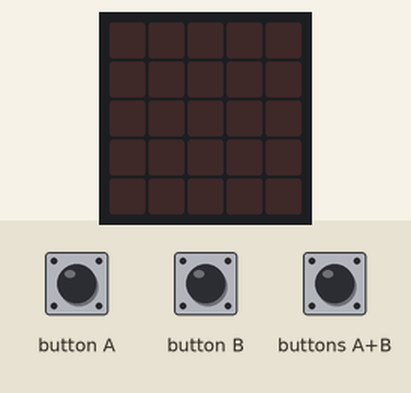
Recording of a program running on a simulated BBC micro:bit (MakeCode). Shown: the board's 5×5 LED display. The test bench sets the inputs (shaded band).

Above: at 1.2 s.
1.3 s: button A pressed for 0.15 s
At 1.66 s:
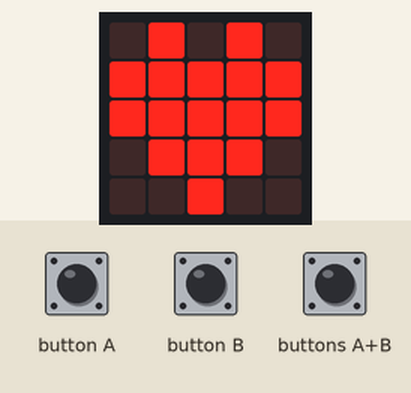
4.3 s: button B pressed for 0.15 s
Timing chart, 0 to 7.3 s (numbered marks = the images above; inputs shaded):
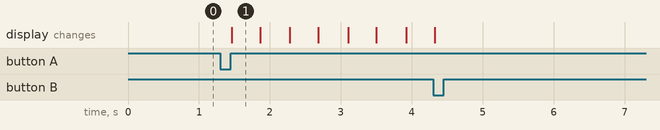

Measured:
- after the input at 1.3 s, the display: changes after 0.16 s (image 1)
- what the display in image 1 shows lasts 0.4 s, from 1.5 s to 1.9 s

The program:

main.ts
```typescript
input.onButtonPressed(Button.A, function () {
    iskloppend = 1
})
input.onButtonPressed(Button.AB, function () {
    if (snelheid == 0) {
        snelheid = 500
    } else {
        snelheid = 0
    }
})
input.onButtonPressed(Button.B, function () {
    iskloppend = 0
})
let snelheid = 0
let iskloppend = 0
iskloppend = 0
snelheid = 0
basic.forever(function () {
    if (iskloppend == 1) {
        basic.showLeds(`
            . # . # .
            # # # # #
            # # # # #
            . # # # .
            . . # . .
            `)
        basic.pause(snelheid)
        basic.showLeds(`
            . . . . .
            . . . . .
            . . . . .
            . . . . .
            . . . . .
            `)
        basic.pause(snelheid)
    }
})
```

test.ts
```typescript
// tests gaan hier; deze zal niet worden gecompileerd wanneer dit pakket wordt gebruikt als extensie.
```
